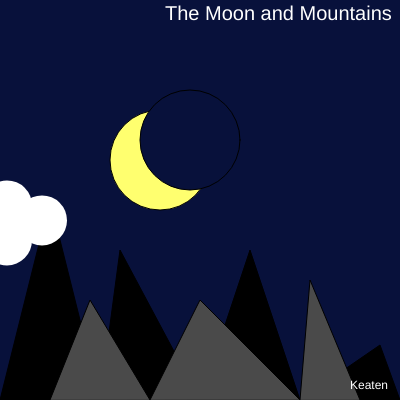
Frame 1 (no input)
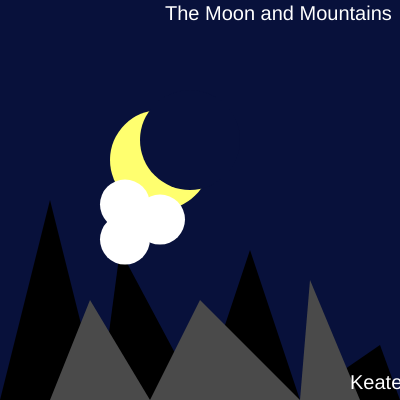
Frame 60 (no input)
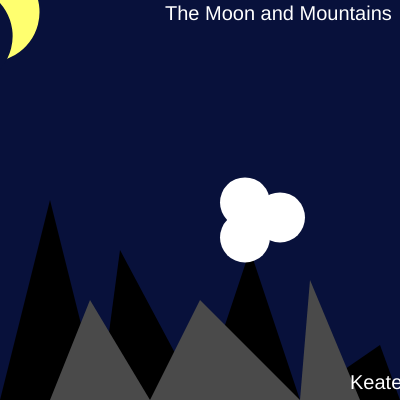
Frame 120 (the mouse pressed at the canvas centre since frame 60)

The p5.js sketch that drew these frames (run headless with seeded random() and noise() and a simulated clock; from frame 60 on, the mouse is pressed at the canvas centre):

// p5.js sketch
// ── sketch.js

let cloudx = 0
let cloudy = 200

let moonangle= 0
let moonspin = false
  
function setup() {
  createCanvas(400, 400);
}

function draw() {
  

  background(8,17,59);
  
  if (moonspin){
    moonangle += 0.05
  }
  
  push();
  translate(80,80)
  rotate(moonangle)
  
  fill(255,255,111);
  circle(80,80,100);
  fill(8,17,59);
  circle(110,60,100);
  pop();
  
  fill(0,0,0);
  
  triangle(0,400,50,200,100,400);
  
  triangle(100,400,120,250,200,400);
  
  triangle(200,400,250,250,300,400);
  
  triangle(300,400, 380,345, 400,400);
  
  fill(74,74,74);
  
  triangle(50,400,90,300,150,400);
  
  triangle(150,400,200,300,300,400)
  
  triangle(300,400,310,280,360,400)

  cloudx += 2;              
  cloudy += random(-1, 1);
  cloudy = constrain(cloudy, 120, 260);

  if (cloudx > 400){
    
  cloudx = 0;
  }

  cloud(cloudx, cloudy)
  
  
  
  fill(255,255,255)
  text("Keaten", 350, 389)
  textSize(20)
  text("The Moon and Mountains", 165, 20)

}

function cloud(x,y){
  let locationx = x
  let locationy = y
  fill(255,255,255)
  noStroke()
  circle(locationx+5,locationy+40,50)
  circle(locationx+15,locationy+20,50)
  circle(locationx+5,locationy+5,50)
  circle(locationx+40, locationy+20,50)
}

function mousePressed(){
  moonspin = !moonspin
}
// ── aiSketch.js
// Crescent Moon + Mountains + Moving Clouds
// Click to make the moon spin

let clouds = [];
let moonAngle = 0;
let moonSpin = 0;

function setup() {
  createCanvas(800, 450);
  angleMode(RADIANS);

  // Create a few clouds with random starting positions
  for (let i = 0; i < 6; i++) {
    clouds.push({
      x: random(-200, width),
      y: random(60, 200),
      s: random(0.8, 1.6),
      v: random(0.4, 1.2)
    });
  }
}

function draw() {
  drawSky();
  drawStars();

  // Moon behind mountains (draw moon first)
  drawMoon(width * 0.68, height * 0.25);

  // Moving clouds (some can overlap the moon a bit)
  updateClouds();
  drawClouds();

  // Mountains in front of moon
  drawMountains();

  // Moon spin easing (smoothly slows down)
  moonSpin *= 0.96;
  moonAngle += moonSpin;
}

function mousePressed() {
  // Add a burst of spin each click
  moonSpin += 0.35;
}

// ---------- SCENE LAYERS ----------

function drawSky() {
  // Simple vertical gradient sky
  for (let y = 0; y < height; y++) {
    let t = y / height;
    let r = lerp(10, 30, t);
    let g = lerp(15, 35, t);
    let b = lerp(35, 65, t);
    stroke(r, g, b);
    line(0, y, width, y);
  }
  noStroke();
}

function drawStars() {
  // Subtle twinkly dots (deterministic positions using noise-ish approach)
  randomSeed(7);
  noStroke();
  for (let i = 0; i < 90; i++) {
    let x = random(width);
    let y = random(height * 0.55);
    let a = random(80, 200);
    fill(255, 255, 255, a);
    circle(x, y, random(1, 2.3));
  }
}

function drawMoon(x, y) {
  push();
  translate(x, y);
  rotate(moonAngle);

  // Full moon base
  noStroke();
  fill(235, 235, 220);
  circle(0, 0, 120);

  // "Cut out" part of moon to form crescent by drawing sky-colored circle offset
  // (Use a color close to the sky at that height)
  fill(18, 22, 45);
  circle(35, -8, 120);

  // Soft highlight
  fill(255, 255, 255, 30);
  arc(-10, -10, 110, 110, -PI * 0.1, PI * 0.9);

  pop();
}

function drawMountains() {
  noStroke();

  // Back ridge
  fill(25, 28, 40);
  beginShape();
  vertex(0, height * 0.65);
  vertex(width * 0.10, height * 0.55);
  vertex(width * 0.20, height * 0.62);
  vertex(width * 0.33, height * 0.50);
  vertex(width * 0.46, height * 0.64);
  vertex(width * 0.60, height * 0.52);
  vertex(width * 0.72, height * 0.63);
  vertex(width * 0.86, height * 0.54);
  vertex(width, height * 0.66);
  vertex(width, height);
  vertex(0, height);
  endShape(CLOSE);

  // Front ridge with sharper peaks
  fill(12, 14, 22);
  beginShape();
  vertex(0, height * 0.78);
  vertex(width * 0.12, height * 0.60);
  vertex(width * 0.22, height * 0.76);
  vertex(width * 0.34, height * 0.58);
  vertex(width * 0.46, height * 0.80);
  vertex(width * 0.58, height * 0.62);
  vertex(width * 0.70, height * 0.81);
  vertex(width * 0.84, height * 0.59);
  vertex(width, height * 0.82);
  vertex(width, height);
  vertex(0, height);
  endShape(CLOSE);

  // Ground fog band
  fill(255, 255, 255, 10);
  rect(0, height * 0.82, width, height * 0.18);
}

// ---------- CLOUDS ----------

function updateClouds() {
  for (let c of clouds) {
    c.x += c.v;
    if (c.x > width + 220) {
      c.x = -220;
      c.y = random(60, 200);
      c.s = random(0.8, 1.6);
      c.v = random(0.4, 1.2);
    }
  }
}

function drawClouds() {
  for (let c of clouds) {
    drawCloud(c.x, c.y, c.s);
  }
}

function drawCloud(x, y, s) {
  push();
  translate(x, y);
  scale(s);
  noStroke();

  // Soft cloud
  fill(255, 255, 255, 90);
  ellipse(0, 0, 110, 45);
  ellipse(-35, 5, 65, 35);
  ellipse(35, 8, 70, 32);
  ellipse(-10, -12, 75, 40);

  // Slight darker underside
  fill(220, 230, 255, 45);
  ellipse(10, 12, 95, 28);

  pop();
}
